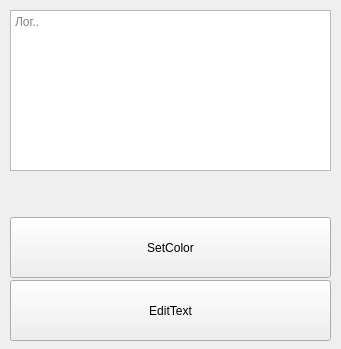
<?xml version="1.0" encoding="UTF-8"?>
<ui version="4.0">
 <class>MainWindow</class>
 <widget class="QMainWindow" name="MainWindow">
  <property name="geometry">
   <rect>
    <x>0</x>
    <y>0</y>
    <width>341</width>
    <height>349</height>
   </rect>
  </property>
  <property name="minimumSize">
   <size>
    <width>341</width>
    <height>349</height>
   </size>
  </property>
  <property name="maximumSize">
   <size>
    <width>341</width>
    <height>349</height>
   </size>
  </property>
  <property name="windowTitle">
   <string>MainWindow</string>
  </property>
  <widget class="QWidget" name="centralwidget">
   <widget class="QPlainTextEdit" name="plainTextEdit">
    <property name="geometry">
     <rect>
      <x>10</x>
      <y>10</y>
      <width>321</width>
      <height>161</height>
     </rect>
    </property>
    <property name="placeholderText">
     <string>Лог..</string>
    </property>
   </widget>
   <widget class="QPushButton" name="pushButton">
    <property name="geometry">
     <rect>
      <x>10</x>
      <y>280</y>
      <width>321</width>
      <height>61</height>
     </rect>
    </property>
    <property name="text">
     <string>EditText</string>
    </property>
   </widget>
   <widget class="QLabel" name="label">
    <property name="geometry">
     <rect>
      <x>10</x>
      <y>180</y>
      <width>321</width>
      <height>21</height>
     </rect>
    </property>
    <property name="text">
     <string/>
    </property>
   </widget>
   <widget class="QPushButton" name="pushButton_2">
    <property name="geometry">
     <rect>
      <x>10</x>
      <y>217</y>
      <width>321</width>
      <height>61</height>
     </rect>
    </property>
    <property name="text">
     <string>SetColor</string>
    </property>
   </widget>
  </widget>
 </widget>
 <resources/>
 <connections/>
</ui>
